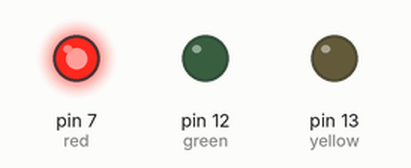
Recording of a sketch running on a simulated Arduino Uno, built with avr-gcc and run on an emulated ATmega328P. Shown: output pins drawn as LEDs (lit = HIGH).

Above: at 5.0 s.
At 10.2 s:
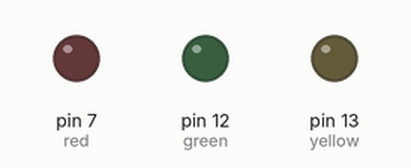
At 15.5 s:
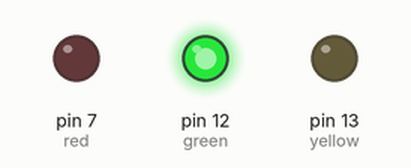
At 26.0 s:
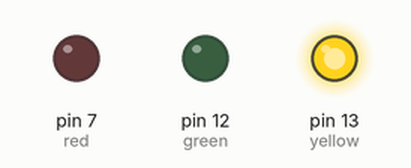
Timing chart, 0 to 41.0 s (numbered marks = the images above):
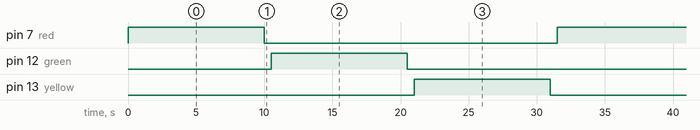

Measured:
- by itself, pin 7 (red), pin 12 (green), pin 13 (yellow): alternates HIGH for 10.0 s and LOW for 21.5 s
- by itself, everything shown: repeats every 31.5 s, in 6 steps

The sketch:

Traffic_Signal_by_LED.ino
```cpp
//Simulation Link: https://www.tinkercad.com/things/9EtvtPHstmo-project-2?sharecode=UMaCA1z6Q8y5f99PooqijKNFmhD-FrU0FFp04axcy1Y

int red = 7;
int green = 12;
int yellow = 13;

void setup() {
    pinMode(red, OUTPUT);
    pinMode(green, OUTPUT);
    pinMode(yellow, OUTPUT);
}

void loop() {
    digitalWrite(red, HIGH);
    delay(10000); // Wait for 10 second(s)
    digitalWrite(red, LOW);
    delay(500); // Wait for 0.5 second(s)

    digitalWrite(green, HIGH);
    delay(10000); // Wait for 10 second(s)
    digitalWrite(green, LOW);
    delay(500); // Wait for 0.5 second(s)

    digitalWrite(yellow, HIGH);
    delay(10000); // Wait for 10 second(s)
    digitalWrite(yellow, LOW);
    delay(500); // Wait for 0.5 second(s)
}
```
